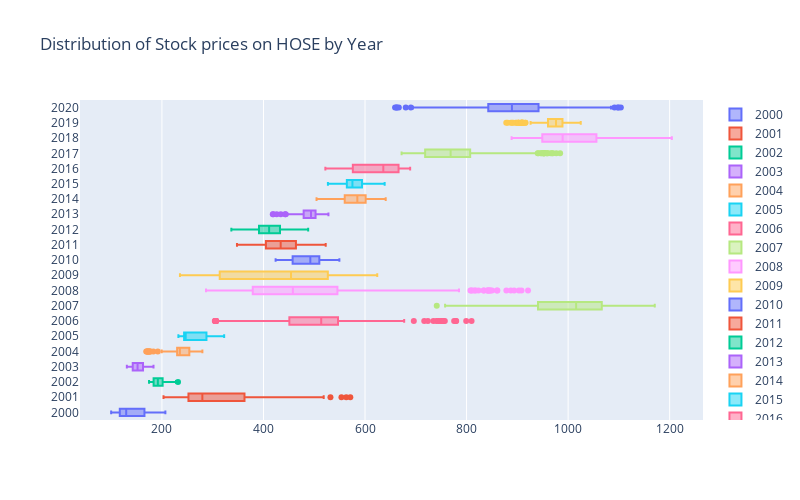

The code cell stored with this chart in its notebook:
### Code cell
fig = go.Figure()


for y in range(2000, 2021):
    fig.add_trace(go.Box(x= hose[[row.year == y for row in hose["Date"] ]]["Close"],
                            name= y
                            #box_visible=True,
                            #meanline_visible=True
                            ))
fig.update_layout(width=800, height=500,
    title_text="Distribution of Stock prices on HOSE by Year")
fig.show()

### Figure 1 — Plotly figure (JSON) as saved in the notebook; plotly's stock layout.template omitted (floating-point values rounded to 4 significant figures; data arrays with more than 128 entries replaced by an {"elided": "..."} marker saying what was removed)
{"data": [{"name": "2000", "type": "box", "x": [100, 101.5, 103.4, 105.2, 106.9, 108.6, 110.4, 112.1, 113.8, 115.5, 117.2, 119.0, 118.8, 117, 115.2, 113.4, 112.5, 112.4, 114.1, 116.1, 118.0, 118.2, 118.2, 118.8, 119.0, 119.7, 120.7, 120.9, 121.1, 122.2, 124.3, 126.5, 128.6, 130.7, 132.8, 135.0, 136.6, 137.1, 139.6, 140.8, 143.3, 145.8, 148.6, 151.3, 154.1, 156.8, 159.6, 162.4, 165.7, 165.5, 166.2, 165.6, 168.7, 171.9, 175, 178.1, 181.3, 189.9, 184.5, 187.6, 191.1, 194.8, 198.6, 202.3, 203.1, 206.8]}, {"name": "2001", "type": "box", "x": {"elided": "151 float values"}}, {"name": "2002", "type": "box", "x": {"elided": "233 float values"}}, {"name": "2003", "type": "box", "x": {"elided": "247 float values"}}, {"name": "2004", "type": "box", "x": {"elided": "250 float values"}}, {"name": "2005", "type": "box", "x": {"elided": "247 float values"}}, {"name": "2006", "type": "box", "x": {"elided": "249 float values"}}, {"name": "2007", "type": "box", "x": {"elided": "248 float values"}}, {"name": "2008", "type": "box", "x": {"elided": "245 float values"}}, {"name": "2009", "type": "box", "x": {"elided": "251 float values"}}, {"name": "2010", "type": "box", "x": {"elided": "250 float values"}}, {"name": "2011", "type": "box", "x": {"elided": "248 float values"}}, {"name": "2012", "type": "box", "x": {"elided": "250 float values"}}, {"name": "2013", "type": "box", "x": {"elided": "250 float values"}}, {"name": "2014", "type": "box", "x": {"elided": "247 float values"}}, {"name": "2015", "type": "box", "x": {"elided": "248 float values"}}, {"name": "2016", "type": "box", "x": {"elided": "251 float values"}}, {"name": "2017", "type": "box", "x": {"elided": "250 float values"}}, {"name": "2018", "type": "box", "x": {"elided": "248 float values"}}, {"name": "2019", "type": "box", "x": {"elided": "250 float values"}}, {"name": "2020", "type": "box", "x": {"elided": "252 float values"}}], "layout": {"height": 500, "title": {"text": "Distribution of Stock prices on HOSE by Year"}, "width": 800}}
